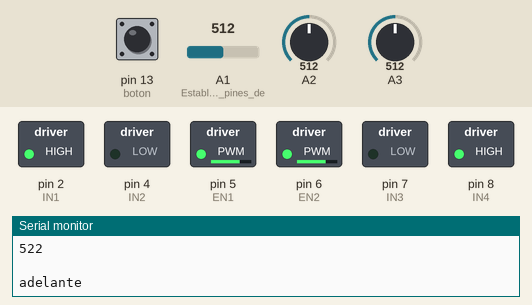
A sketch run on a simulated Arduino Uno, built with avr-gcc and run on an emulated ATmega328P. Parts: switched loads named in the sketch (green lamp = pin HIGH), the last lines printed to the serial monitor. Dashed ring = blinking. The inputs (shaded band) are chosen by the test bench; at power-on: A2 = 512, A3 = 512, pin 13 (boton) LOW, A1 (Establecemos_los_pines_de) = 512.

Above: at 1.2 s.
1.3 s: A2 set to 536
At 2.5 s:
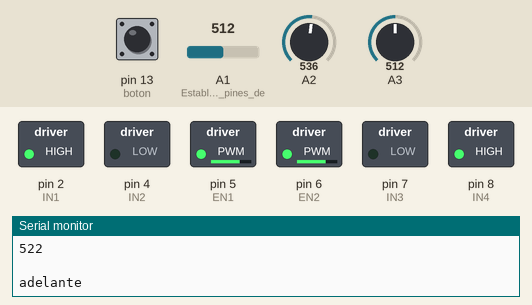
2.8 s: A2 set to 0
At 3.7 s:
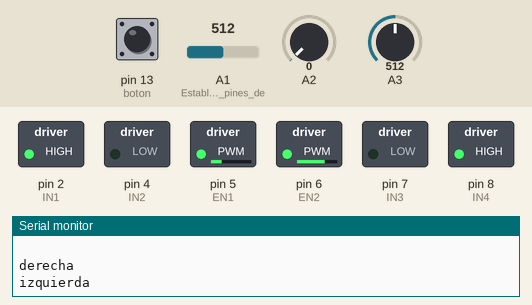
5.8 s: A3 set to 535
At 6.7 s:
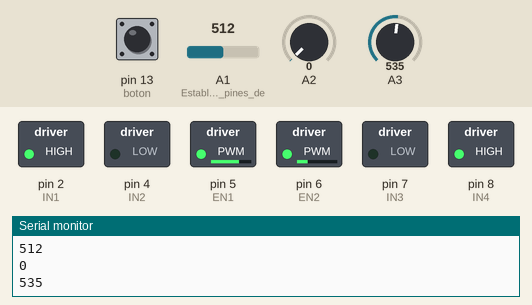
7.3 s: A3 set to 511
At 8.1 s:
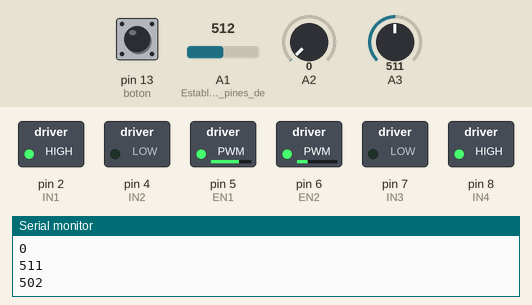
8.8 s: A3 set to 716
At 9.4 s:
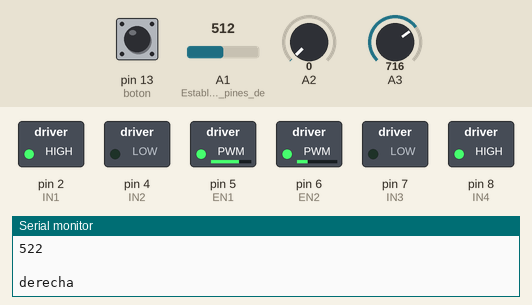
Timing chart, 0 to 11.3 s (numbered marks = the images above; inputs shaded):
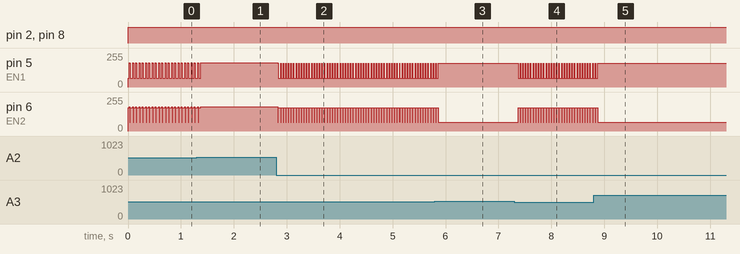

The sketch:

proyecto_robot_secuencia_calibracion.ino
```cpp
int n;
int blanco;
int negro;
int r1, r2, r3;
void setup() {
  // put your setup code here, to run once:
  // put your setup code here, to run once:
pinMode(A1,INPUT);//Establecemos los pines del A0 al A2 como entradas a las que estan conectados los sensores
pinMode(A2,INPUT);
pinMode(A3,INPUT);
pinMode(5,OUTPUT);//EN1
pinMode(2,OUTPUT);//IN1
pinMode(4,OUTPUT);//IN2
pinMode(6,OUTPUT);//EN2
pinMode(7,OUTPUT);//IN3
pinMode(8,OUTPUT);//IN4
pinMode(13,INPUT);//boton
   int r1 =analogRead(A1);//Creamos una variable r donde se guarda la lectura del pin A
  int r2 =analogRead(A2);//Creamos una variable r donde se guarda la lectura del pin A
  int r3 =analogRead(A3);//Creamos una variable r donde se guarda la lectura del pin A
  blanco=r2-10;
  negro=r2+10;

Serial.begin(9600);//Iniciamos la terminal virtual
}
void adelante(){// Creamos una funcion que haga que los motores giren en el sentido del reloj
digitalWrite(2,HIGH);
digitalWrite(4,LOW);//motor izquierda
analogWrite(5,182);

digitalWrite(7,LOW);
digitalWrite(8,HIGH);//motor derecha
analogWrite(6,181);
}
void atras(){// Creamos una funcion que haga que los motores giren en el sentido contrario del reloj
digitalWrite(2,LOW);
digitalWrite(4,HIGH);//motor izquierda
analogWrite(5,167);

digitalWrite(7,HIGH);
digitalWrite(8,LOW);//motor derecha
analogWrite(6,166);
}
void giro_d1(){// Creamos una funcion que haga que uno de los motores gire en el sentido del reloj y otro al contrario resultando en un giro a la derecha en su propio eje
digitalWrite(2,HIGH);
digitalWrite(4,LOW);//motor izquierda
analogWrite(5,177);

digitalWrite(7,LOW);
digitalWrite(8,HIGH);//motor derecha
analogWrite(6,66);
}
void giro_i8(){// Creamos una funcion que haga que uno de los motores gire en el sentido del reloj y otro al contrario resultando en un giro a la izquierda en su propio eje
digitalWrite(2,HIGH);
digitalWrite(4,LOW);//motor izquierda
analogWrite(5,67);

digitalWrite(7,LOW);
digitalWrite(8,HIGH);//motor derecha
analogWrite(6,176 );
}

void apagado(){// Creamos una funcion que haga que los dos motores se detengan
digitalWrite(2,LOW);
digitalWrite(4,HIGH);//motor izquierda
digitalWrite(5,0);

digitalWrite(7,LOW);
digitalWrite(8,HIGH);//motor derecha
digitalWrite(6,0);
}
void loop() {
  // put your main code here, to run repeatedly:
int r1 =analogRead(A1);//Creamos una variable r donde se guarda la lectura del pin A
int r2 =analogRead(A2);//Creamos una variable r donde se guarda la lectura del pin A
int r3 =analogRead(A3);//Creamos una variable r donde se guarda la lectura del pin A
int b=digitalRead(13);
Serial.println(r1);
Serial.println(r2);
Serial.println(r3);
Serial.println(blanco);
Serial.println(negro);
Serial.println("  ");
//delay(3000);

 if(r1>=0 && r1<=negro && r2>=blanco && r2<=1023 && r3>=0 && r3<=negro  ){//Creamos un if que se ejecuta si los sensores estan en sensor0:negro, sensor1:blanco y sensor2:negro siendo blanco una distancia de 0mm a 2 mm y negor de 7mm a 10mm
adelante();//Se ejecuta la funcion que hace que los motores se activen y giren en direccion del reloj
Serial.println("adelante");
  }
  if(r1>=0 && r1<=negro && r2>=0 && r2<=negro && r3>=blanco && r3<=1023  ){//Creamos un if que se ejecuta si los sensores estan en sensor0:blanco, sensor1:negro y sensor2:negro siendo blanco una distancia de 0mm a 2 mm y negor de 7mm a 10mm
giro_d1();//Se ejecuta la funcion que hace que los motores se activen y giren el primero en direccion del reloj y el segundo al contrario
Serial.println("derecha");
  }
  if(r1>=blanco && r1<=1023 && r2>=0 && r2<=negro && r3>=0 && r3<=negro  ){//Creamos un if que se ejecuta si los sensores estan en sensor0:negro, sensor1:negro y sensor2:blanco siendo blanco una distancia de 0mm a 2 mm y negor de 7mm a 10mm
giro_i8();//Se ejecuta la funcion que hace que los motores se activen y giren el segundo en direccion del reloj y el primero al contrario
Serial.println("izquierda");
  }
 // if(r1>=0 && r1<=negro && r2>=0 && r2<=negro && r3>=0 && r3<=negro  ){//Creamos un if que se ejecuta si los sensores estan en sensor0:blanco, sensor1:blanco y sensor2:blanco siendo blanco una distancia de 0mm a 2 mm y negor de 7mm a 10mm
//atras();//Se ejecuta la funcion que hace que los motores se activen y giren en direccion contraria del reloj
 // }

}
```

Measured:
- the behaviour switches between 522 and 523 on A3 (found by bisection; images 2 and 3)
- after the input at 1.3 s, pin 5 (EN1): goes on until 1.4 s, then stays 182/255; pin 6 (EN2): goes on until 1.4 s, then stays 181/255
- after the input at 2.8 s, pin 5 (EN1): alternates 177/255 for 0.01 s and 67/255 for 0.04 s, starting at once; pin 6 (EN2): alternates 176/255 for 0.04 s and 66/255 for 0.01 s, starting at once
- after the input at 5.8 s, pin 5 (EN1): goes on until 5.9 s, then stays 177/255; pin 6 (EN2): goes on until 5.9 s, then stays 66/255
- after the input at 7.3 s, pin 5 (EN1): alternates 177/255 for 0.01 s and 67/255 for 0.04 s, starting after 0.07 s; pin 6 (EN2): alternates 176/255 for 0.04 s and 66/255 for 0.01 s, starting after 0.07 s
- after the input at 8.8 s, pin 5 (EN1): goes on until 8.9 s, then stays 177/255; pin 6 (EN2): goes on until 8.9 s, then stays 66/255
- by itself, pin 5 (EN1): repeats every 0.06 s: 182/255 0.01 s, 177/255 0.01 s, 67/255 0.04 s
- by itself, pin 6 (EN2): repeats every 0.06 s: 181/255 0.01 s, 66/255 0.01 s, 176/255 0.04 s
